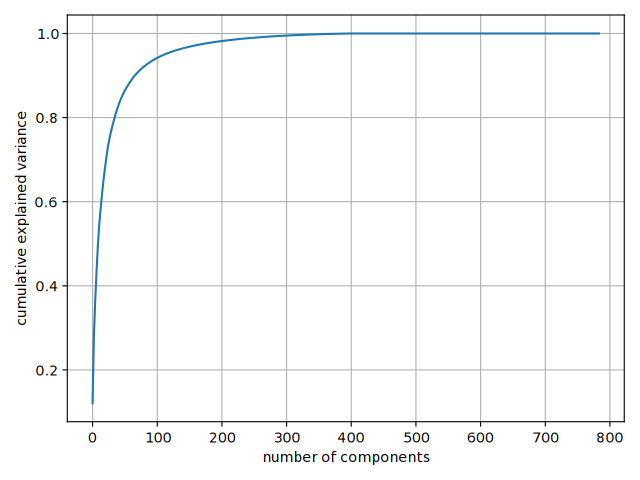

Reproduce this figure in Python.
import numpy as np

imgs = np.load("imgs.npy")
lbls = np.load("lbls.npy")

import matplotlib as mpl; mpl.use('QtCairo')
import matplotlib.pyplot as plt
from sklearn.decomposition import PCA
pca = PCA().fit(imgs)
plt.plot(np.cumsum(pca.explained_variance_ratio_))
plt.xlabel("number of components")
plt.ylabel("cumulative explained variance")
plt.grid()
plt.tight_layout()
plt.show()
